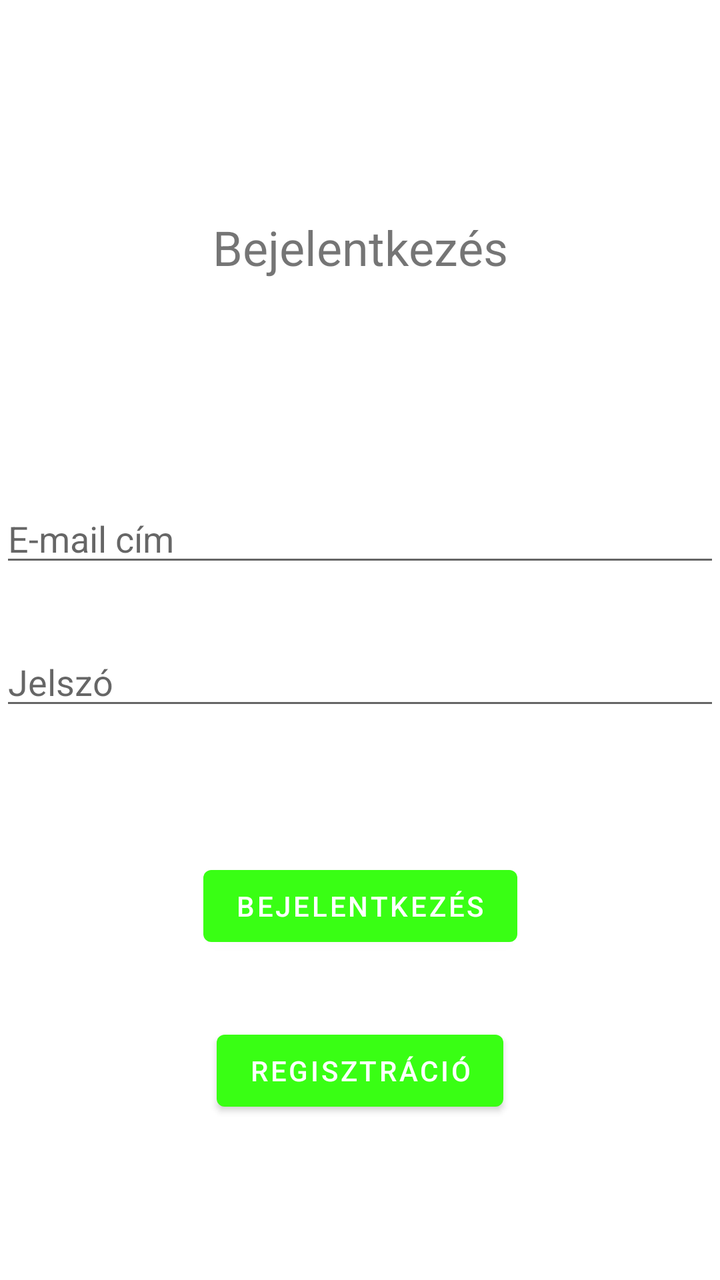
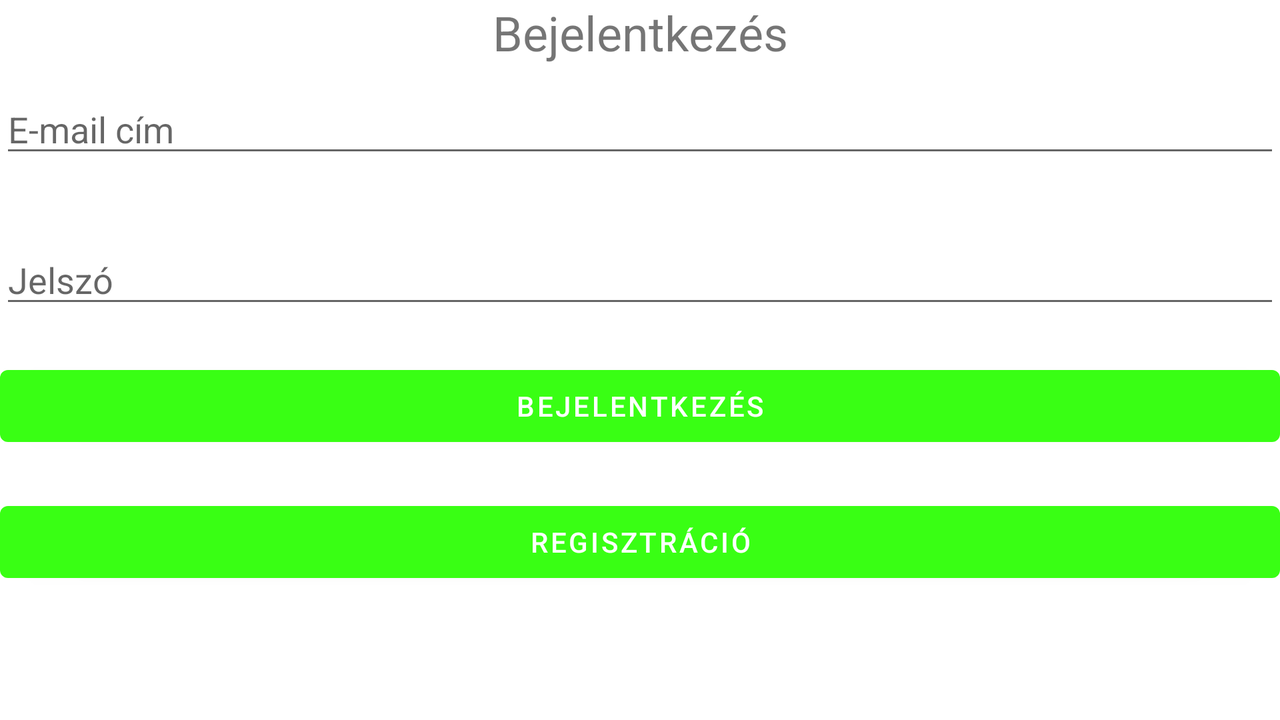

The same Android screen from two of the app's own layout files: first res/layout/ as a phone draws it, then the repository's variant for another configuration, drawn on a device whose configuration selects that folder. Both files follow.
<!-- AndroidManifest.xml: application theme Theme.GardeningProductsWebshop -->
<!-- res/layout/activity_main.xml -->
<?xml version="1.0" encoding="utf-8"?>
<androidx.constraintlayout.widget.ConstraintLayout xmlns:android="http://schemas.android.com/apk/res/android"
    xmlns:app="http://schemas.android.com/apk/res-auto"
    xmlns:tools="http://schemas.android.com/tools"
    android:layout_width="match_parent"
    android:layout_height="match_parent"
    tools:context=".MainActivity">

    <TextView
        android:id="@+id/loginTextView"
        android:layout_width="match_parent"
        android:layout_height="wrap_content"
        android:layout_alignParentStart="true"
        android:layout_alignParentEnd="true"
        android:text="@string/login"
        android:textAlignment="center"
        android:textSize="24sp"
        app:layout_constraintBottom_toTopOf="@+id/editTextEmail"
        app:layout_constraintTop_toTopOf="parent"
        />

    <EditText
        android:id="@+id/editTextEmail"
        android:layout_width="match_parent"
        android:layout_height="wrap_content"
        android:layout_marginBottom="24dp"
        android:ems="10"
        android:hint="@string/email"
        android:inputType="textEmailAddress"
        app:layout_constraintBottom_toBottomOf="parent"
        app:layout_constraintTop_toTopOf="parent"
        app:layout_constraintVertical_bias="0.43"
        tools:layout_editor_absoluteX="0dp" />

    <EditText
        android:id="@+id/editTextPassword"
        android:layout_width="match_parent"
        android:layout_height="wrap_content"
        android:layout_marginBottom="250dp"

        android:ems="10"
        android:hint="@string/password"
        android:inputType="textPassword"
        app:layout_constraintBottom_toBottomOf="parent"
        app:layout_constraintTop_toBottomOf="@+id/editTextEmail" />

    <Button
        android:id="@+id/loginButton"
        android:layout_width="wrap_content"
        android:layout_height="wrap_content"
        android:text="@string/login"
        android:onClick="login"
        app:layout_constraintBottom_toBottomOf="parent"
        app:layout_constraintEnd_toEndOf="parent"
        app:layout_constraintStart_toStartOf="parent"
        app:layout_constraintTop_toBottomOf="@+id/editTextPassword"
        app:layout_constraintVertical_bias="0.298"
        />

    <Button
        android:id="@+id/registerButton"
        android:layout_width="wrap_content"
        android:layout_height="wrap_content"
        android:text="@string/registration"
        android:onClick="registration"
        app:layout_constraintBottom_toBottomOf="parent"
        app:layout_constraintEnd_toEndOf="parent"
        app:layout_constraintStart_toStartOf="parent"
        app:layout_constraintTop_toBottomOf="@+id/loginButton"
        app:layout_constraintVertical_bias="0.298"
        />


</androidx.constraintlayout.widget.ConstraintLayout>
<!-- resources referenced by this layout -->
<resources>
  <string name="email">E-mail cím</string>
  <string name="login">Bejelentkezés</string>
  <string name="password">Jelszó</string>
  <string name="registration">Regisztráció</string>
  <style name="Theme.GardeningProductsWebshop" parent="Theme.MaterialComponents.DayNight.DarkActionBar">
          
          <item name="colorPrimary">@color/green</item>
          <item name="colorPrimaryVariant">@color/purple_700</item>
          <item name="colorOnPrimary">@color/white</item>
          
          <item name="colorSecondary">@color/teal_200</item>
          <item name="colorSecondaryVariant">@color/teal_700</item>
          <item name="colorOnSecondary">@color/black</item>
          
          <item name="android:statusBarColor" tools:targetApi="l">?attr/colorPrimaryVariant</item>
          
      </style>
  <color name="green">#39ff14</color>
  <color name="purple_700">#FF3700B3</color>
  <color name="white">#FFFFFFFF</color>
  <color name="teal_200">#FF03DAC5</color>
  <color name="teal_700">#FF018786</color>
  <color name="black">#FF000000</color>
</resources>
<!-- res/layout-land/activity_main.xml (the repository's variant of the layout above) -->
<!-- drawn on the phone turned sideways -->
<?xml version="1.0" encoding="utf-8"?>
<LinearLayout
    xmlns:android="http://schemas.android.com/apk/res/android"
    xmlns:app="http://schemas.android.com/apk/res-auto"
    xmlns:tools="http://schemas.android.com/tools"
    android:layout_width="match_parent"
    android:layout_height="match_parent"
    android:orientation="vertical"
    tools:context=".MainActivity">

    <TextView
        android:id="@+id/loginTextView"
        android:layout_width="match_parent"
        android:layout_height="wrap_content"
        android:layout_alignParentStart="true"
        android:layout_alignParentEnd="true"
        android:text="@string/login"
        android:textAlignment="center"
        android:textSize="24sp"
        app:layout_constraintBottom_toTopOf="@+id/editTextEmail"
        app:layout_constraintTop_toTopOf="parent"
        />

    <EditText
        android:id="@+id/editTextEmail"
        android:layout_width="match_parent"
        android:layout_height="wrap_content"
        android:layout_marginBottom="24dp"
        android:ems="10"
        android:hint="@string/email"
        android:inputType="textEmailAddress"
        android:layout_marginTop="10dp"

        tools:layout_editor_absoluteX="0dp" />

    <EditText
        android:id="@+id/editTextPassword"
        android:layout_width="match_parent"
        android:layout_height="wrap_content"
        android:ems="10"
        android:hint="@string/password"
        android:inputType="textPassword"
        android:layout_marginTop="10dp"
        />

    <Button
        android:id="@+id/loginButton"
        android:layout_width="match_parent"
        android:layout_height="wrap_content"
        android:layout_marginTop="20dp"
        android:onClick="login"
        android:text="@string/login"
        />

    <Button
        android:id="@+id/registerButton"
        android:layout_width="match_parent"
        android:layout_height="wrap_content"
        android:layout_marginTop="20dp"
        android:onClick="login"
        android:text="@string/registration"


        />


</LinearLayout>
